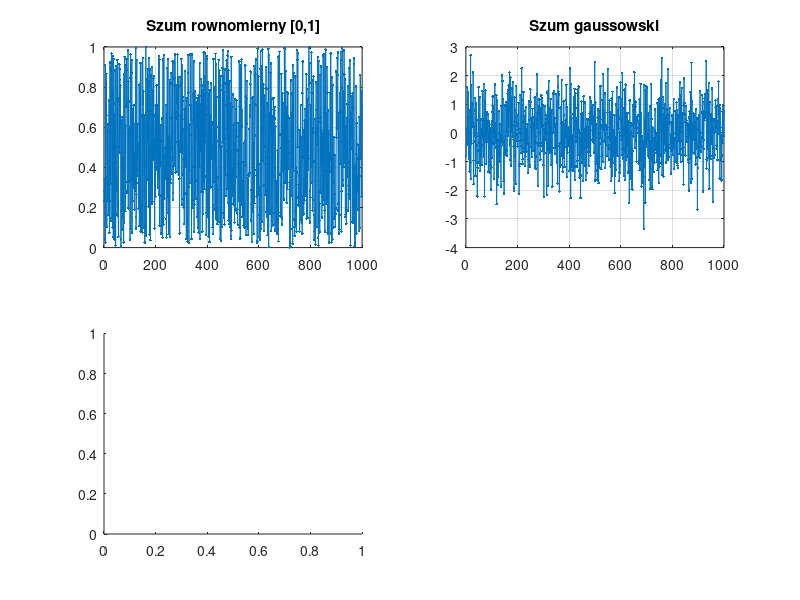

The MATLAB source for this figure: (Note: this script raises an error after producing the figure.)
clear all; close all;

fpr=1000; Nx=1000; % parametry: czestotliwosc probkowania, liczba probek
dt = 1/fpr; % okres probkowania
n = 0 : Nx-1; % numery probek
t = dt*n; % chwile probkowania

% sinusoida: amplituda, czestotliwosc, faza
A1 = 0.5 ; f1 = 2; p1=pi/2; 
A2 = 0.2; f2 = 5; p2=pi/10;
A3 = 0.56; f3 = 8; p3=pi/6;

%szum
s1 = rand(1,Nx);  % s1 = 0.1*(2*(s1-0.5)); % rownomierny, skalowanie do [-0.1,0.1]
s2 = randn(1,Nx); % s2 = 0.1*s2; % gaussowski, skalowanie do std=0.1
figure; 
subplot(221); plot(s1,'.-'); grid; title('Szum rownomierny [0,1]');
subplot(222); plot(s2,'.-'); grid; title('Szum gaussowski');
subplot(223); histogram(s1,20); title('Histogram szumu rownomiernego');
subplot(224); histogram(s2,20); title('Histogram szumu gaussowskiego');

x1 = A1*sin(2*pi*f1 *t+p1); % pierwszy skladnik sygnalu
x2 = A2*sin(2*pi*f2 *t+p2); % drugi skladnik
x3 = A3*sin(2*pi*f3 *t+p3); % trzeci skladnik

figure; % wykresy sinusoid
%normalna
subplot(221);plot(t,x1,'o- red', t,x2,'o- blue', t,x3, 'o- green'); 
grid; title('Sygnal x(t)'); xlabel('Czas [s]'); ylabel('Amplituda');
%zaszumiona
subplot(222);plot(t,x1 +s1,'o- red', t,x2 +s2,'o- blue', t,x3 +s1 + s2, 'o- green'); 
grid; title('Sygnal x(t)'); xlabel('Czas [s]'); ylabel('Amplituda');

%sygnał czysty
x = x1 + 0.123*x2 + 0.456*x3;
subplot(223);plot(t,x, 'o-')
grid; title('Sygnal x(t)'); xlabel('Czas [s]'); ylabel('Amplituda');

%sygnał zaszumiony
xs = x1 +s1 + 0.123*x2 +s2 + 0.456*x3 +s1 + s2;
subplot(224);plot(t,xs, 'o-')
grid; title('Sygnal x(t)'); xlabel('Czas [s]'); ylabel('Amplituda');
